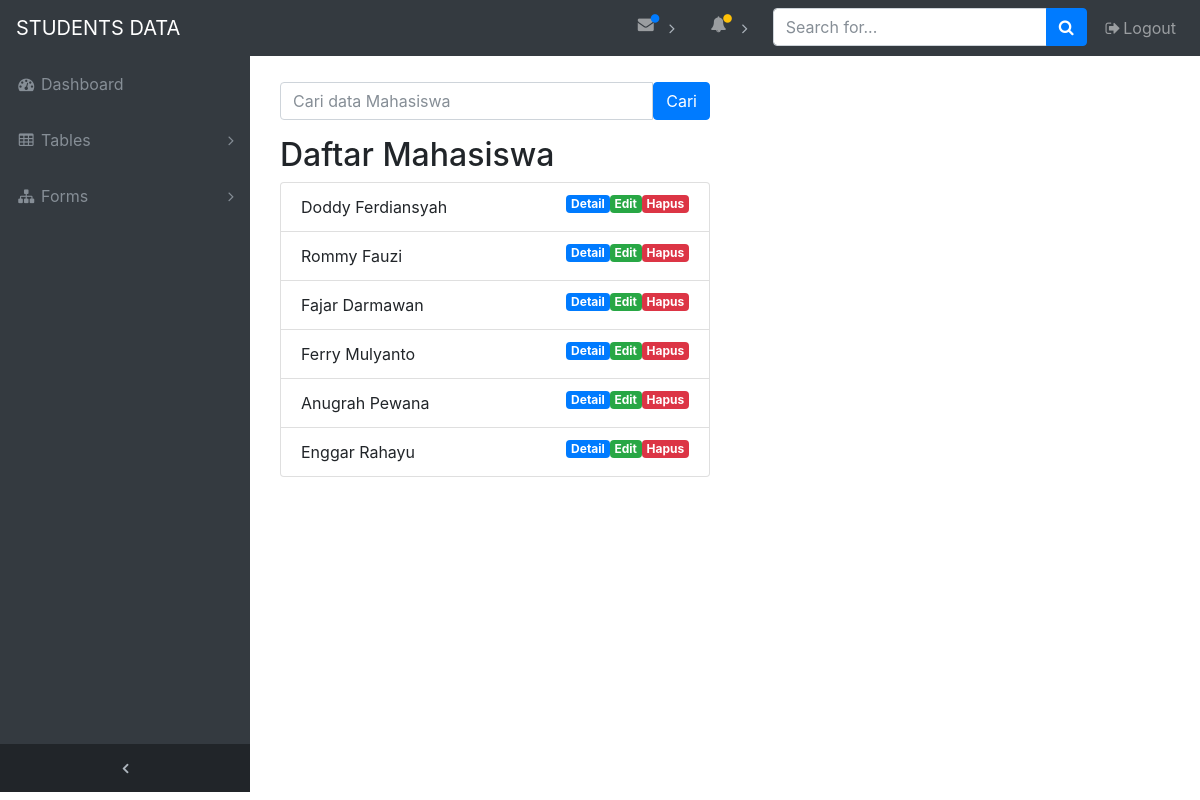
The page /utsweb/index.php/dashboard on the database its author committed.
### tables this page shows
CREATE TABLE IF NOT EXISTS `mahasiswa` (
`id` int(11) NOT NULL,
  `nama` varchar(250) NOT NULL,
  `nim` varchar(20) NOT NULL,
  `email` varchar(250) DEFAULT NULL,
  `jurusan` varchar(64) NOT NULL
);

### utsweb/application/controllers/dashboard.php (called while the page is built, shortened)
<?php
class Dashboard extends CI_Controller {
	public function __construct()
	{
		$this->load->model('dashboard_model');
		$this->load->library('form_validation');
	}
	public function index()
	{
		$data['title']='List Mahasiswa';
		$data['mahasiswa']= $this->dashboard_model->getAllmahasiswa();
		$this->load->view('mahasiswa/index', $data);
		$this->load->view('layout/navbar');
		$this->load->view('layout/header');
		$this->load->view('layout/footer');
	}
}

### utsweb/index.php (called while the page is built, shortened)
<?php
require_once BASEPATH.'core/CodeIgniter.php';

### utsweb/application/models/dashboard_model.php (called while the page is built, shortened)
<?php
class Dashboard_model extends CI_Model {
		public function getAllmahasiswa(){
		$query = $this->db->get('mahasiswa');
		return $query->result_array();
	}
}

### utsweb/application/views/mahasiswa/index.php (the view, shortened to what this page needs)
 <div class="content-wrapper">
 <div class="container-fluid">
<div class="container">
	<div class="row mt-4">
		<div class="col-md-6">
		</div>
	</div>
	<div class="row mt-4">
		<div class="col-md-6">
		</div>
	</div>
	<div class="row mt-3">
		<div class="col-md-6">
			<form action="" method="post">
				<div class="input-group ">
				  <input type="text" class="form-control" placeholder="Cari data Mahasiswa" name="keyword" >
				 	 <div class="input-group-append">
				    	<button class="btn btn-primary" type="submit">Cari</button>
  					</div>
				</div>
			</form>
			<h2>Daftar Mahasiswa</h2>
			<ul class="list-group">
				<?php foreach ($mahasiswa as $mhs):?>
					<li class="list-group-item">
						<?= $mhs['nama'];?>
						<a href="<?= base_url();?>mahasiswa/hapus/<?=$mhs['id'];?>" class="badge badge-danger float-right" onclick ="return confirm('Yakin Data Ini Akan di Hapus?');">Hapus</a>
						<a href="<?=base_url();?>mahasiswa/edit/<?= $mhs['id'];?>" class="badge badge-success float-right">Edit</a>
						<a href="<?php echo base_url('mahasiswa/index'); ?>" class="badge badge-primary float-right">Detail</a>
					</li>
				<?php endforeach; ?>
			</ul>
		</div>
		</div>
		</div>
	</div>
</div>

### utsweb/assets/css/sb-admin.css (style rules this page uses)
html { position: relative; min-height: 100%; }
.content-wrapper { min-height: calc(100vh - 56px); padding-top: 1rem; }
.content-wrapper { overflow-x: hidden; background: white; }
@media (min-width: 992px) { .content-wrapper { margin-left: 250px; } }

### rows shown on the page
mahasiswa: nama "Doddy Ferdiansyah"
mahasiswa: nama "Rommy Fauzi"
mahasiswa: nama "Fajar Darmawan"
mahasiswa: nama "Ferry Mulyanto"
mahasiswa: nama "Anugrah Pewana"
mahasiswa: nama "Enggar Rahayu"
